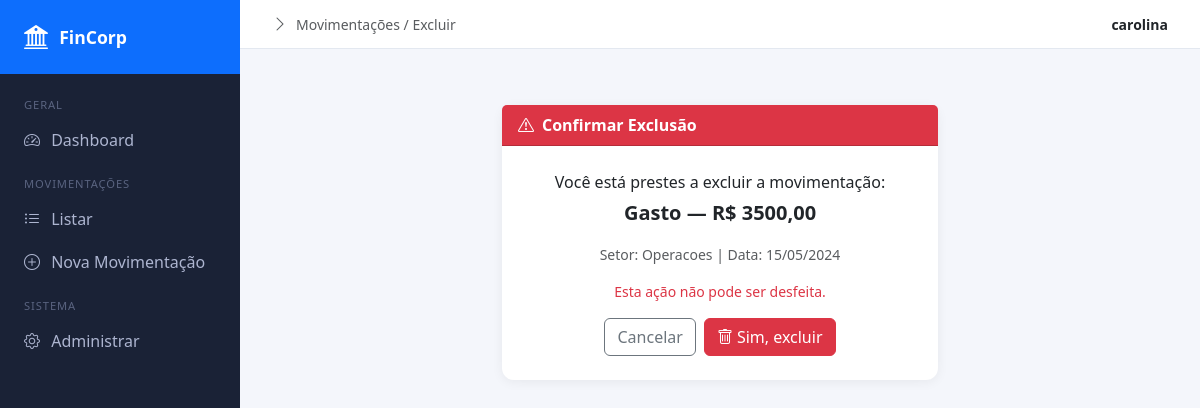
The app's page /recebimentos/2/excluir/ (signed in) with its own data.
### recebimentos/models.py (models this page shows, shortened)
class Movimentacao(models.Model):
    TIPO_CHOICES = [
        ("Recebimento", "Recebimento"),
        ("Gasto", "Gasto"),
    ]
    setor = models.ForeignKey(Setor, on_delete=models.PROTECT)
    usuario = models.ForeignKey(User, on_delete=models.PROTECT)
    categoria = models.ForeignKey(Categoria, on_delete=models.PROTECT)
    tipo = models.CharField(max_length=100, choices=TIPO_CHOICES)
    valor = models.DecimalField(max_digits=10, decimal_places=2)
    data_movimentacao = models.DateField()
    class Meta:
        ordering = ["-data_movimentacao"]

class Setor(models.Model):
    nome = models.CharField(max_length=100)
    descricao = models.TextField(blank=True, null=True)
    orcamento_planejado = models.DecimalField(max_digits=10, decimal_places=2)
    def __str__(self):
        return self.nome

### recebimentos/views.py (the view)
# urls.py: path("<int:pk>/excluir/", views.excluir, name="excluir"),
@login_required
def excluir(request, pk):
    mov = get_object_or_404(Movimentacao, pk=pk)
    if request.method == "POST":
        desc = f"{mov.tipo} ID {mov.pk} excluido"
        mov.delete()
        _log(request.user, ACAO_EXCLUIR, desc)
        messages.success(request, "Movimentacao excluida com sucesso.")
        return redirect("recebimentos:listar")
    return render(request, "recebimentos/confirmar_exclusao.html", {"mov": mov})

### templates/recebimentos/confirmar_exclusao.html (shortened to what this page needs)
{% extends "base.html" %}
{% block breadcrumb %}Movimentações / Excluir{% endblock %}
{% block content %}
<div class="row justify-content-center mt-4">
  <div class="col-md-6">
    <div class="card border-danger">
      <div class="card-header bg-danger text-white fw-semibold">
        <i class="bi bi-exclamation-triangle me-2"></i>Confirmar Exclusão
      </div>
      <div class="card-body text-center py-4">
        <p class="mb-1">Você está prestes a excluir a movimentação:</p>
        <p class="fw-bold fs-5">{{ mov.tipo }} — R$ {{ mov.valor|floatformat:2 }}</p>
        <p class="text-muted small">Setor: {{ mov.setor }} | Data: {{ mov.data_movimentacao|date:"d/m/Y" }}</p>
        <p class="text-danger small">Esta ação não pode ser desfeita.</p>
        <div class="d-flex gap-2 justify-content-center mt-3">
          <a href="{% url 'recebimentos:detalhe' mov.pk %}" class="btn btn-outline-secondary">Cancelar</a>
          <form method="post">
            <button type="submit" class="btn btn-danger"><i class="bi bi-trash me-1"></i>Sim, excluir</button>
          </form>
        </div>
      </div>
    </div>
  </div>
</div>
{% endblock %}

### templates/base.html (shortened to what this page needs)
<!DOCTYPE html>
<html lang="pt-BR">
<head>
  <link href="https://cdn.jsdelivr.net/npm/bootstrap@5.3.0/dist/css/bootstrap.min.css" rel="stylesheet">
  <link href="https://cdn.jsdelivr.net/npm/bootstrap-icons@1.11.3/font/bootstrap-icons.css" rel="stylesheet">
</head>
<body>
<aside class="sidebar">
  <div class="sidebar-brand"><i class="bi bi-bank2"></i> FinCorp</div>
  <nav class="mt-2">
    <div class="nav-section">Geral</div>
    <a href="{% url 'recebimentos:dashboard' %}" class="nav-link {% if request.resolver_match.url_name == 'dashboard' %}active{% endif %}">
      <i class="bi bi-speedometer2"></i> Dashboard
    </a>
    <div class="nav-section">Movimentações</div>
    <a href="{% url 'recebimentos:listar' %}" class="nav-link {% if 'listar' in request.resolver_match.url_name %}active{% endif %}">
      <i class="bi bi-list-ul"></i> Listar
    </a>
    <a href="{% url 'recebimentos:criar' %}" class="nav-link {% if request.resolver_match.url_name == 'criar' %}active{% endif %}">
      <i class="bi bi-plus-circle"></i> Nova Movimentação
    </a>
    <div class="nav-section">Sistema</div>
    <a href="/admin/" class="nav-link"><i class="bi bi-gear"></i> Administrar</a>
  </nav>
</aside>
<div class="topbar">
  <div class="d-flex align-items-center gap-2">
    <i class="bi bi-chevron-right text-muted"></i>
    <span class="text-muted small">{% block breadcrumb %}Dashboard{% endblock %}</span>
  </div>
  <span class="fw-semibold small">{{ request.user.get_full_name|default:request.user.username }}</span>
</div>
<main class="main">
  {% block content %}{% endblock %}
</main>
</body>
</html>

### templates/base.html (style rules this page uses)
:root { --sidebar-w: 240px; --brand: #0d6efd; }
body { background: #f4f6fb; font-family: 'Segoe UI', sans-serif; }
.sidebar { width: var(--sidebar-w); min-height: 100vh; background: #1a2236; position: fixed; top:0; left:0; z-index:100; }
.sidebar-brand { background: var(--brand); padding: 1.2rem 1.5rem; display:flex; align-items:center; gap:.7rem; color:#fff; font-weight:700; font-size:1.1rem; }
.sidebar-brand i { font-size:1.5rem; }
.sidebar .nav-link { color: #adb5d0; padding: .6rem 1.5rem; display:flex; align-items:center; gap:.7rem; transition:.2s; }
.sidebar .nav-section { font-size:.7rem; text-transform:uppercase; letter-spacing:.08em; color:#5a6480; padding:.9rem 1.5rem .3rem; }
.main { margin-left: var(--sidebar-w); padding: 2rem; min-height:100vh; }
.topbar { background:#fff; border-bottom:1px solid #e3e8f0; padding:.75rem 2rem; margin-left:var(--sidebar-w); position:sticky; top:0; z-index:99; display:flex; align-items:center; justify-content:space-between; }
.card { border:none; border-radius:12px; box-shadow:0 2px 12px rgba(0,0,0,.06); }

### records on screen
Movimentacao: tipo "Gasto", valor "3500,00", setor "Operacoes", data_movimentacao "15/05/2024"

### other values on screen
{{ request.user.get_full_name|default:request.user.username }} "carolina"
